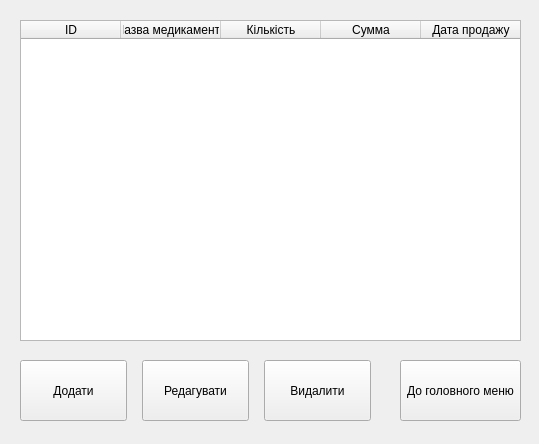
<?xml version="1.0" encoding="UTF-8"?>
<ui version="4.0">
 <class>Form</class>
 <widget class="QWidget" name="Form">
  <property name="geometry">
   <rect>
    <x>0</x>
    <y>0</y>
    <width>539</width>
    <height>444</height>
   </rect>
  </property>
  <property name="minimumSize">
   <size>
    <width>539</width>
    <height>444</height>
   </size>
  </property>
  <property name="maximumSize">
   <size>
    <width>539</width>
    <height>444</height>
   </size>
  </property>
  <property name="windowTitle">
   <string>Form</string>
  </property>
  <widget class="QTableWidget" name="tableWidget">
   <property name="geometry">
    <rect>
     <x>20</x>
     <y>20</y>
     <width>501</width>
     <height>321</height>
    </rect>
   </property>
   <property name="verticalScrollBarPolicy">
    <enum>Qt::ScrollBarAlwaysOff</enum>
   </property>
   <property name="horizontalScrollBarPolicy">
    <enum>Qt::ScrollBarAlwaysOff</enum>
   </property>
   <column>
    <property name="text">
     <string>ID</string>
    </property>
   </column>
   <column>
    <property name="text">
     <string>Назва медикаменту</string>
    </property>
   </column>
   <column>
    <property name="text">
     <string>Кількість</string>
    </property>
   </column>
   <column>
    <property name="text">
     <string>Сумма</string>
    </property>
   </column>
   <column>
    <property name="text">
     <string>Дата продажу</string>
    </property>
   </column>
  </widget>
  <widget class="QWidget" name="horizontalLayoutWidget">
   <property name="geometry">
    <rect>
     <x>20</x>
     <y>360</y>
     <width>351</width>
     <height>61</height>
    </rect>
   </property>
   <layout class="QHBoxLayout" name="horizontalLayout">
    <property name="spacing">
     <number>15</number>
    </property>
    <item>
     <widget class="QPushButton" name="pushButton_3">
      <property name="sizePolicy">
       <sizepolicy hsizetype="Minimum" vsizetype="Preferred">
        <horstretch>0</horstretch>
        <verstretch>0</verstretch>
       </sizepolicy>
      </property>
      <property name="text">
       <string>Додати</string>
      </property>
     </widget>
    </item>
    <item>
     <widget class="QPushButton" name="pushButton_2">
      <property name="sizePolicy">
       <sizepolicy hsizetype="Minimum" vsizetype="Preferred">
        <horstretch>0</horstretch>
        <verstretch>0</verstretch>
       </sizepolicy>
      </property>
      <property name="text">
       <string>Редагувати</string>
      </property>
     </widget>
    </item>
    <item>
     <widget class="QPushButton" name="pushButton">
      <property name="sizePolicy">
       <sizepolicy hsizetype="Minimum" vsizetype="Preferred">
        <horstretch>0</horstretch>
        <verstretch>0</verstretch>
       </sizepolicy>
      </property>
      <property name="text">
       <string>Видалити</string>
      </property>
     </widget>
    </item>
   </layout>
  </widget>
  <widget class="QPushButton" name="pushButton_4">
   <property name="geometry">
    <rect>
     <x>400</x>
     <y>360</y>
     <width>121</width>
     <height>61</height>
    </rect>
   </property>
   <property name="text">
    <string>До головного меню</string>
   </property>
  </widget>
 </widget>
 <resources/>
 <connections/>
</ui>
